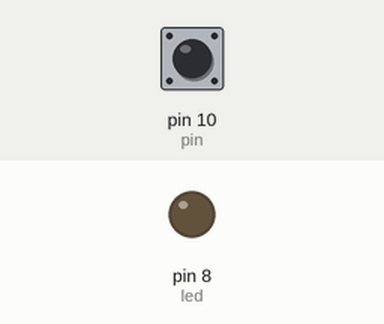
This sketch was run on a simulated Arduino Uno, built with avr-gcc and run on an emulated ATmega328P. Shown: output pins drawn as LEDs (lit = HIGH). The inputs (shaded band) are chosen by the test bench; at power-on: pin 10 (pin) HIGH.

Above: at 1.2 s.
1.3 s: pin 10 (pin) pulled LOW for 0.15 s
At 1.37 s:
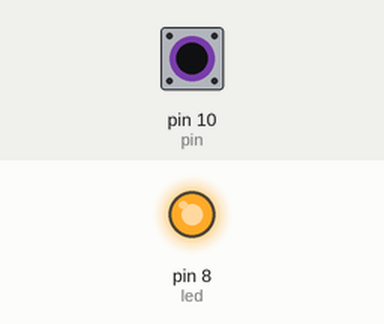
2.9 s: pin 10 (pin) pulled LOW for 3.2 s
At 7.4 s:
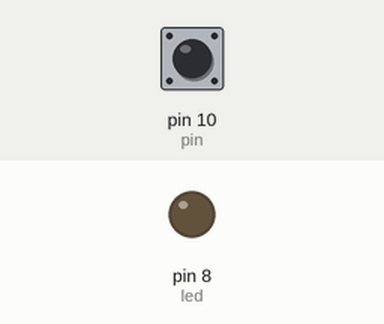
Timing chart, 0 to 8.9 s (numbered marks = the images above; inputs shaded):
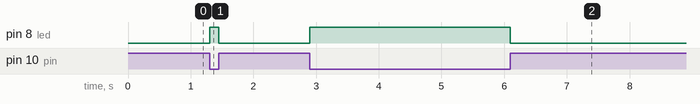

Measured:
- after the input at 1.3 s, pin 8 (led): LOW → HIGH at once, → LOW 0.15 s later
- after the input at 2.9 s, pin 8 (led): LOW → HIGH at once, → LOW 3.2 s later

The sketch:

button_led.ino
```cpp
#include <Arduino.h>

int pin = 10;
int led= 8;
boolean ligado = false;

void setup() {
    Serial.begin(9600);
    pinMode(pin, INPUT);
    pinMode(led, OUTPUT);
    digitalWrite (pin, 1);
    digitalWrite (led, 0);


}

void loop() {
    ligado = !digitalRead(pin);
    if (ligado)
        digitalWrite (led, HIGH);
    else
        digitalWrite(led, LOW);


}
```
